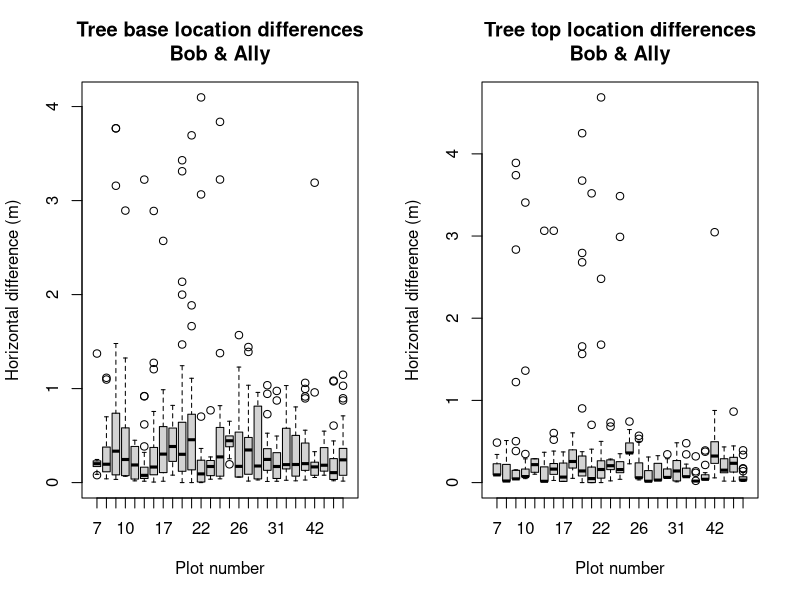
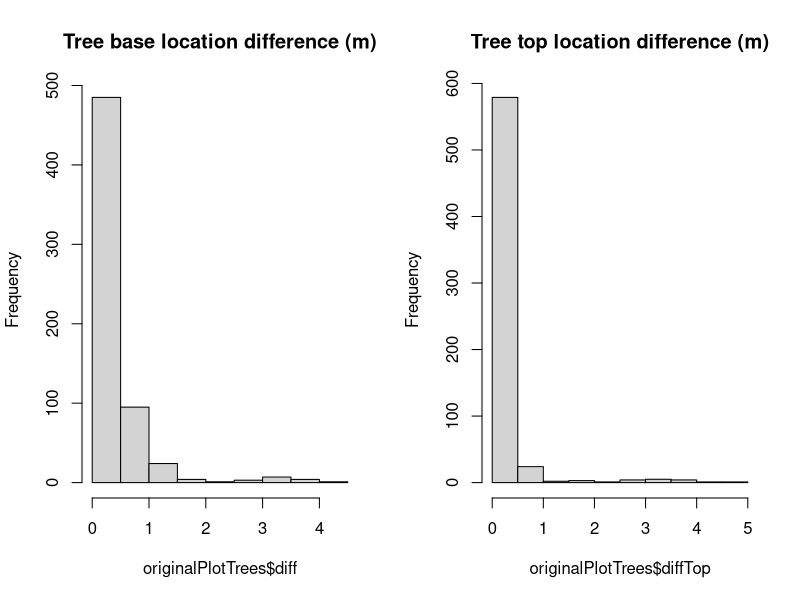
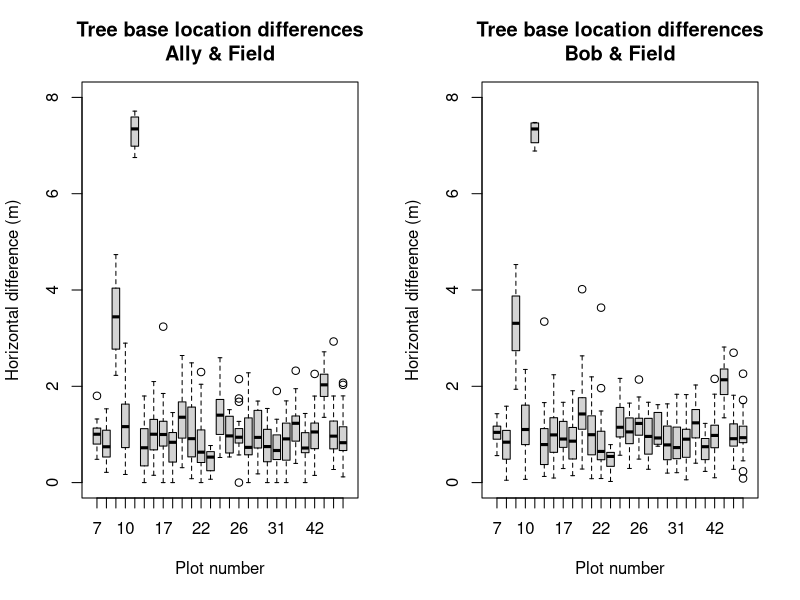
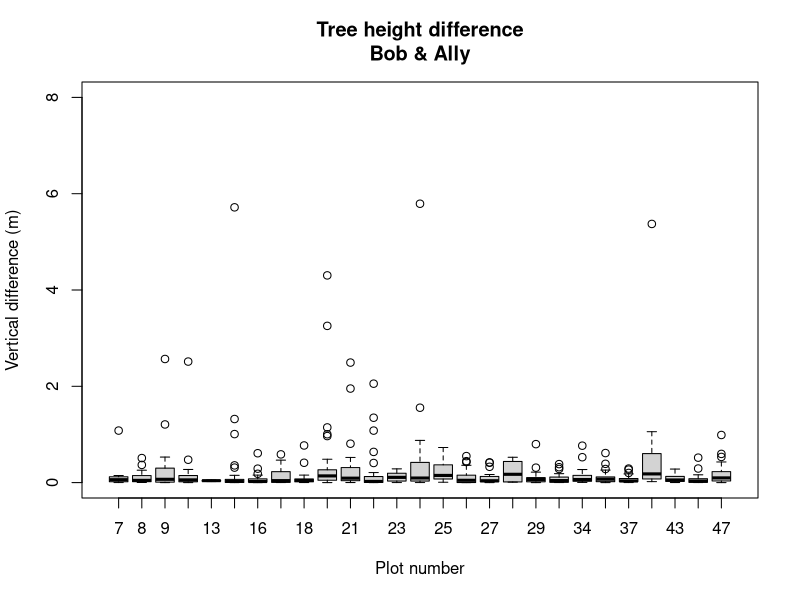
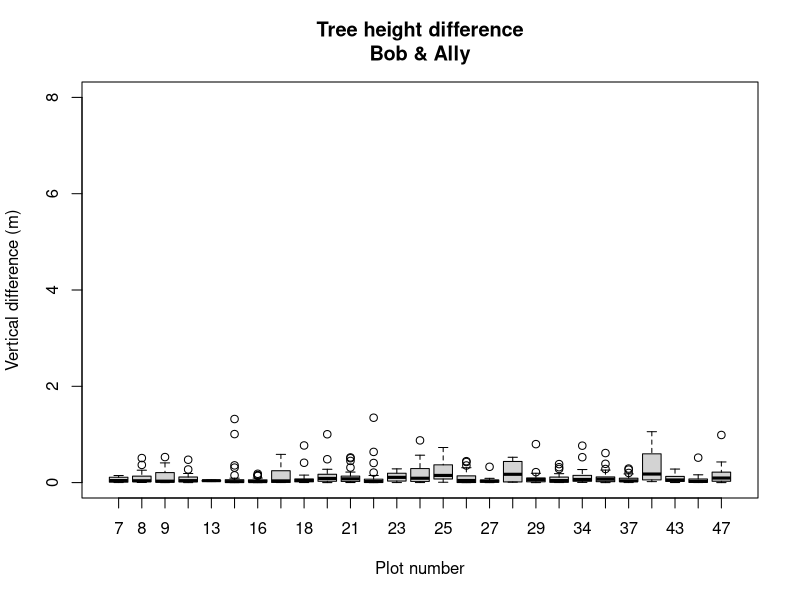
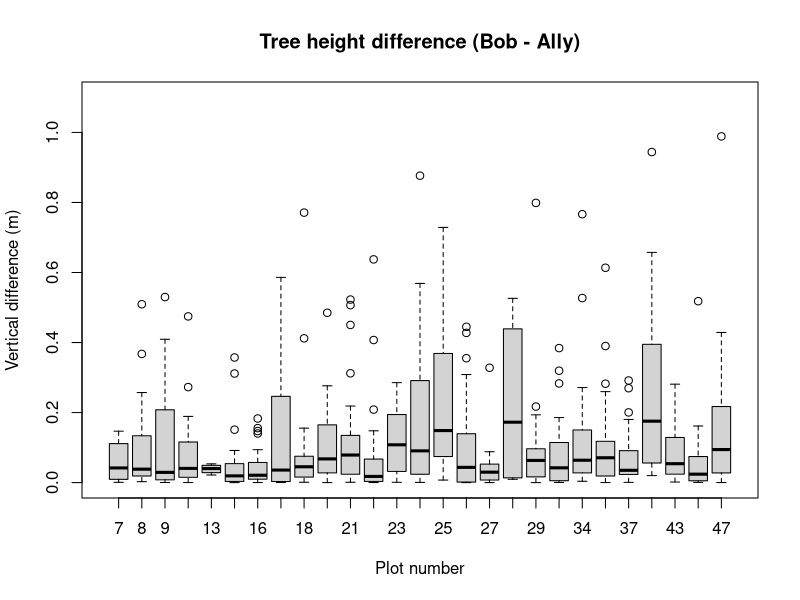
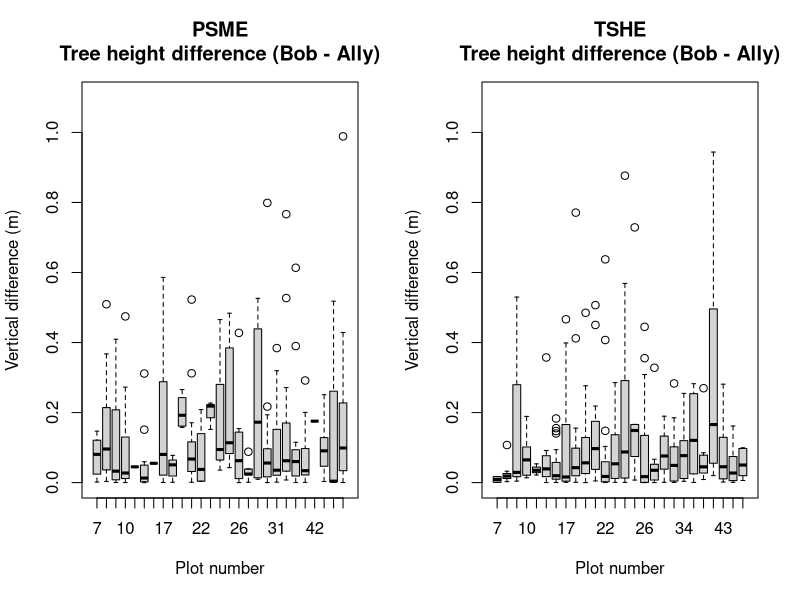

Source code (R) for these figures, in order:
## ---- chunk 1
knitr::opts_chunk$set(
  collapse = TRUE,
  comment = "#>"
)
## ---- chunk 2
originalPlotTrees <- read.csv(file = "../extras/AdjustedTrees_AllPlots.csv", stringsAsFactors = FALSE)
## ---- chunk 3
{
par(mfrow=c(1,2))
boxplot(diff ~ PlotID, data = originalPlotTrees
        , main = "Tree base location differences\nBob & Ally"
        , xlab = "Plot number"
        , ylab = "Horizontal difference (m)")
boxplot(diffTop ~ PlotID, data = originalPlotTrees
        , main = "Tree top location differences\nBob & Ally"
        , xlab = "Plot number"
        , ylab = "Horizontal difference (m)")
par(mfrow=c(1,1))
}
## ---- chunk 4
{
par(mfrow=c(1,2))
hist(originalPlotTrees$diff, main = "Tree base location difference (m)")
hist(originalPlotTrees$diffTop, main = "Tree top location difference (m)")
par(mfrow=c(1,1))
}
## ---- chunk 5
{
par(mfrow=c(1,2))
boxplot(origdiff.Ally ~ PlotID, data = originalPlotTrees
        , main = "Tree base location differences\nAlly & Field"
        , ylim = c(0, 8)
        , xlab = "Plot number"
        , ylab = "Horizontal difference (m)")
boxplot(origdiff.Bob ~ PlotID, data = originalPlotTrees
        , main = "Tree base location differences\nBob & Field"
        , ylim = c(0, 8)
        , xlab = "Plot number"
        , ylab = "Horizontal difference (m)")
par(mfrow=c(1,1))
}
## ---- chunk 6
boxplot(heightdiff ~ PlotID, data = originalPlotTrees
        , main = "Tree height difference\nBob & Ally"
        , ylim = c(0, 8)
        , xlab = "Plot number"
        , ylab = "Vertical difference (m)")
## ---- chunk 7
# drop any trees where the base locations differ by more than 1m
distThreshold <- 1
trainingTrees <- originalPlotTrees[originalPlotTrees$diff <= distThreshold, ]

#580 trees after filtering to remove trees with horizontal position differences > 1m

# height differences between Ally & Bob for trees within 1m
boxplot(heightdiff ~ PlotID, data = trainingTrees
        , main = "Tree height difference\nBob & Ally"
        , ylim = c(0, 8)
        , xlab = "Plot number"
        , ylab = "Vertical difference (m)")
## ---- chunk 8
heightThreshold <- 1
trainingTrees <- trainingTrees[trainingTrees$heightdiff <= heightThreshold, ]

# 575 trees after filtering based on location and height difference thresholds

# height difference between Bob & Ally for final trees
boxplot(heightdiff ~ PlotID, data = trainingTrees
        , main = "Tree height difference (Bob - Ally)"
        , ylim = c(0, 1.1)
        , xlab = "Plot number"
        , ylab = "Vertical difference (m)")
## ---- chunk 9
{
par(mfrow=c(1,2))
boxplot(heightdiff ~ PlotID, data = trainingTrees[trainingTrees$Species == "PSME",]
        , main = "PSME\nTree height difference (Bob - Ally)"
        , ylim = c(0, 1.1)
        , xlab = "Plot number"
        , ylab = "Vertical difference (m)")
boxplot(heightdiff ~ PlotID, data = trainingTrees[trainingTrees$Species == "TSHE",]
        , main = "TSHE\nTree height difference (Bob - Ally)"
        , ylim = c(0, 1.1)
        , xlab = "Plot number"
        , ylab = "Vertical difference (m)")
par(mfrow=c(1,1))
}
